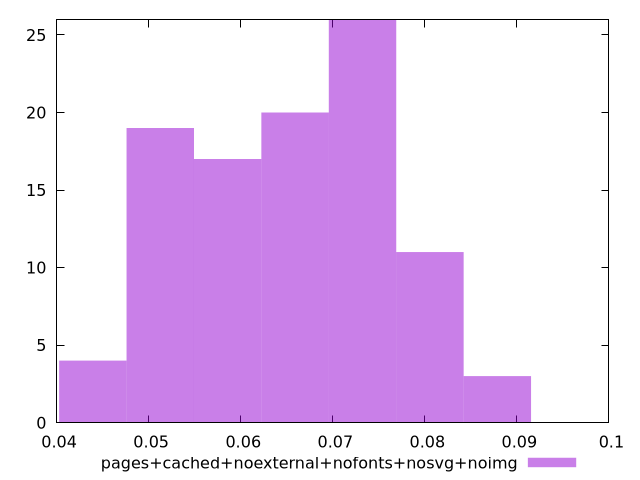

Source code (gnuplot):
$_pagesCachedNoexternalNofontsNosvgNoimg <<EOF
0.07323277710449964 26
0.06590949939404968 20
0.051262943973149754 19
0.05858622168359972 17
0.08055605481494961 11
0.08787933252539958 3
0.04393966626269979 4
EOF
set key outside below
set terminal pngcairo
set output "report_00006_2020-11-02T20-21-41.718Z/network-rtt/pages+cached+noexternal+nofonts+nosvg+noimg//raw_hist.png"
set yrange [0:26]
set boxwidth 0.007323277710449965
set style fill transparent solid 0.5 noborder
plot $_pagesCachedNoexternalNofontsNosvgNoimg title "pages+cached+noexternal+nofonts+nosvg+noimg" with boxes ,
